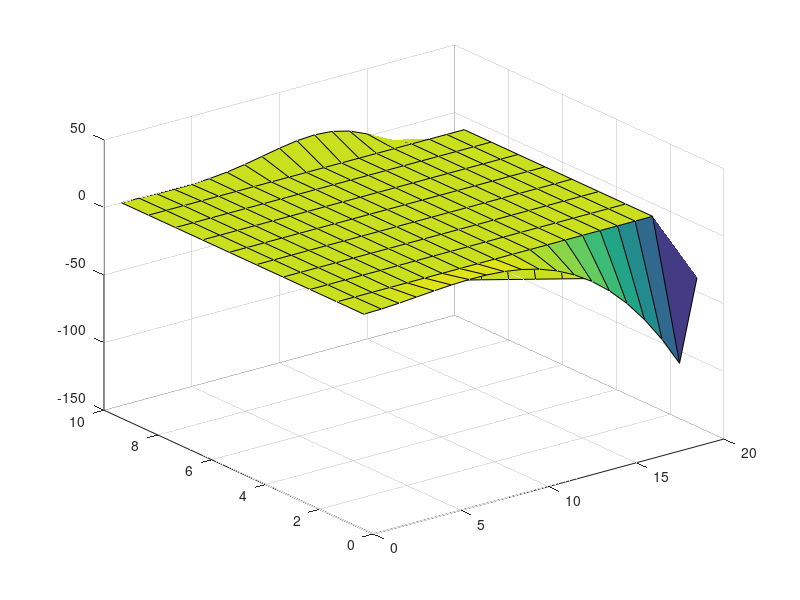

Recreate this plot in MATLAB. (Note: this script raises an error after producing the figure.)
%% Created by Grant Mottershaw
% 3/19/2017
clear
clc
%% this is where the code starts

% Defining the domain of intrest

ax=pi;
bx=-pi;

ay=pi;
by=-pi;

%% Boundry equasions 


%% The boundry 
n=10;
m=20;
Do=zeros(n,m);

%Top
    x=pi:-(2*pi/(m-1)):-pi;
    Do(1,:)=x.*(x-ax).^2;   
%Bottom
    Do(n,:)=(x-ax).^2.*cos((pi.*x)./ax);
     clear x % TO CLEAN UP RAM

%Left hand vertical
     y=pi:-(2*pi/(n-1)):-pi;
     
     %Do(:,1)=5;
%left hand verical
    g=Do(n,end);
    f=Do(1,end);
    Do(:,m)=g+(y-ay)/(by-ay)*(f-g);
Do_boundary=Do; 
figure(1)
surf(Do_boundary)
%% So we are going to try and solve this

U=G_solve(Do)



figure(2)
surf(U)
    

